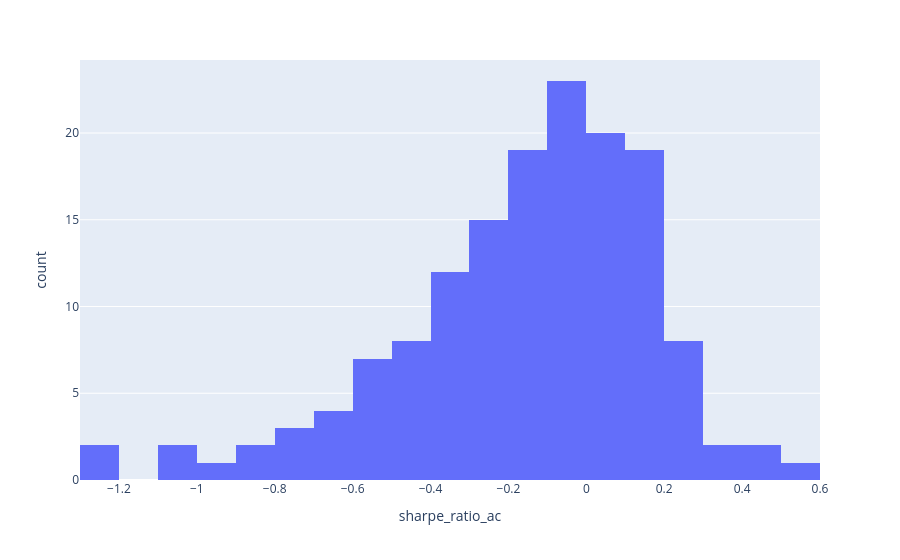

The notebook cell saved with this chart:
### Code cell
px.histogram(performance_df,'sharpe_ratio_ac')

### Figure 1 — Plotly figure (JSON) as saved in the notebook; plotly's stock layout.template omitted (floating-point values rounded to 4 significant figures; data arrays with more than 128 entries replaced by an {"elided": "..."} marker saying what was removed)
{"data": [{"alignmentgroup": "True", "bingroup": "x", "hovertemplate": "sharpe_ratio_ac=%{x}<br>count=%{y}<extra></extra>", "legendgroup": "", "marker": {"color": "#636efa", "pattern": {"shape": ""}}, "name": "", "offsetgroup": "", "orientation": "v", "showlegend": false, "type": "histogram", "x": {"elided": "150 float values"}, "xaxis": "x", "yaxis": "y"}], "layout": {"autosize": true, "barmode": "relative", "legend": {"tracegroupgap": 0}, "margin": {"t": 60}, "xaxis": {"anchor": "y", "autorange": true, "domain": [0, 1], "range": [-1.3, 0.6], "title": {"text": "sharpe_ratio_ac"}, "type": "linear"}, "yaxis": {"anchor": "x", "autorange": true, "domain": [0, 1], "range": [0, 24.21], "title": {"text": "count"}}}}
